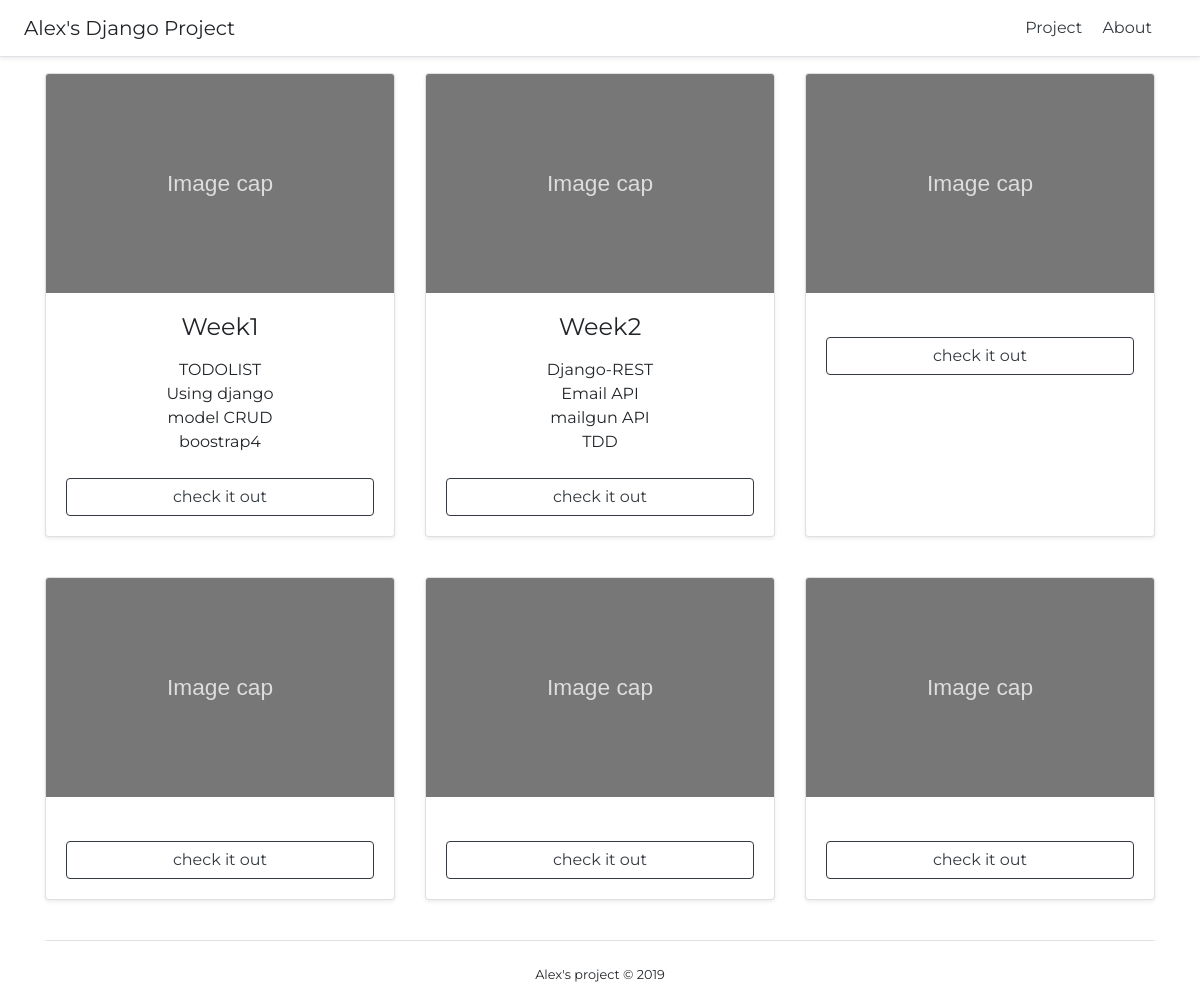
The app's page /, older data.
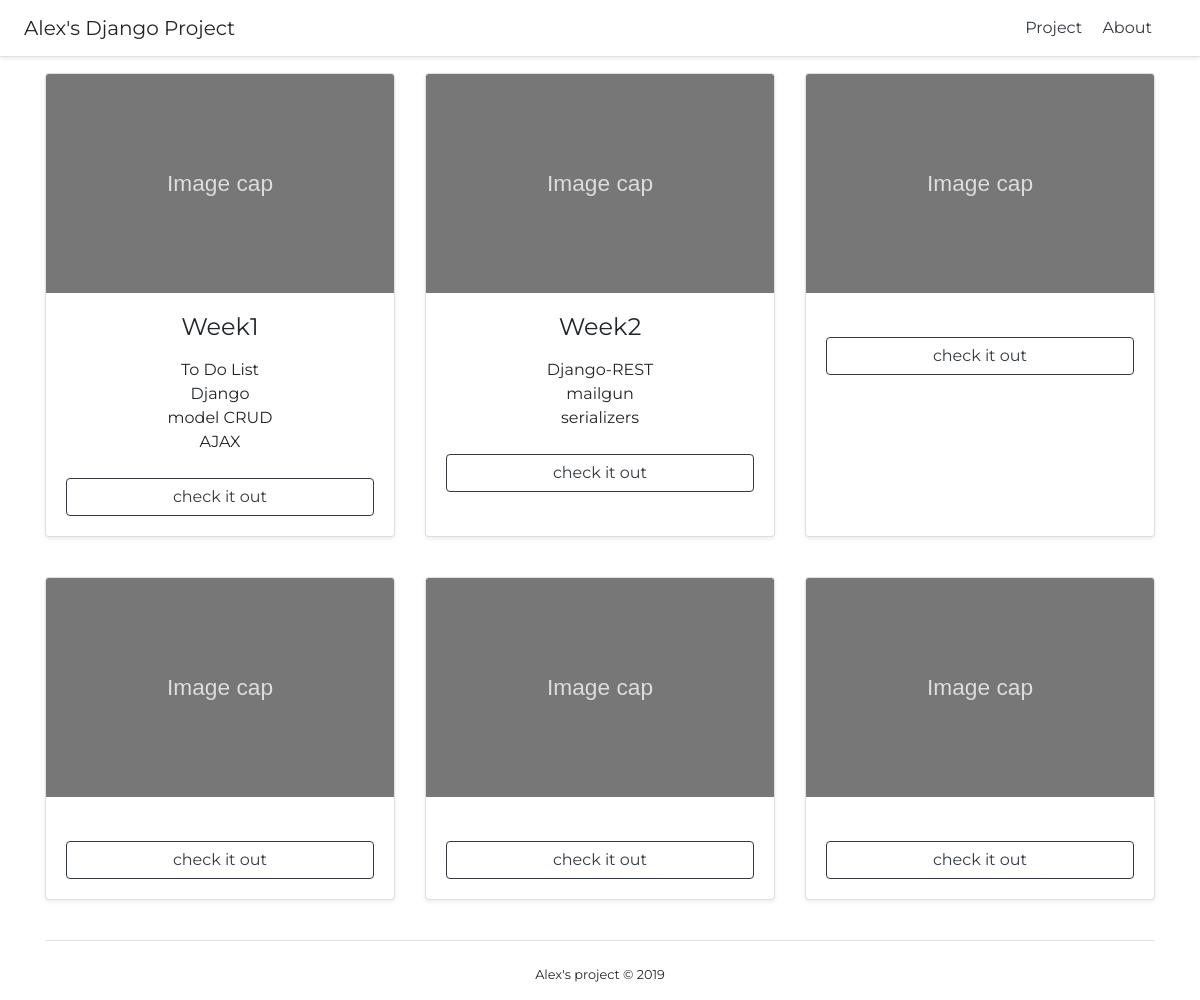
The same page, newer data.
### main/models.py (models this page shows)
class Article(models.Model):
    title = models.CharField(max_length=100)
    content = models.TextField(blank=True)
    photo = models.URLField(blank=True)
    tag1 = models.CharField(max_length=100,blank=True)
    tag2 = models.CharField(max_length=100,blank=True)
    tag3 = models.CharField(max_length=100,blank=True)
    tag4 = models.CharField(max_length=100,blank=True)
    created_at = models.DateTimeField(auto_now_add=True)
    uri = models.TextField(blank=True)

### main/views.py (the view)
# urls.py: path('', index),
def index(request):
    return render(request, 'index/index.html', {
        'Articles': Article.objects.all(),
    })

### templates/index/index.html
{% extends 'index/base.html' %}
{% load static %}
{% block content %}
<div class="container">
    {% for Article in Articles %}
        {% if forloop.counter0|divisibleby:3 %}
        <div class="card-deck mb-3 text-center">
        {% endif %}
            <div class="card mb-4 shadow-sm">
                <img class="card-img-top" src="{% static 'images/png.svg' %}" alt="Card image cap">
                <div class="card-body">
                    <h4 class="my-0 font-weight-normal">{{ Article.title }}</h4>
                    <ul class="list-unstyled mt-3 mb-4">
                        <li>{{ Article.tag1 }}</li>
                        <li>{{ Article.tag2 }}</li>
                        <li>{{ Article.tag3 }}</li>
                        <li>{{ Article.tag4 }}</li>
                    </ul>
                    <a class="btn btn btn-md btn-block btn-outline-dark" href="{{ Article.uri }}" role="button">check it out</a>
                </div>
            </div>
        {% if forloop.counter|divisibleby:3 %}
        </div>
        {% endif %}
    {% endfor %}
</div>
{% endblock %}

Row changes from the older to the newer data that the page shows:
changed Article "Week1": tag1 "TODOLIST" → "To Do List"; tag2 "Using django" → "Django"; tag4 "boostrap4" → "AJAX"
changed Article "Week2": tag2 "Email API" → "mailgun"; tag3 "mailgun API" → "serializers"; tag4 "TDD" → (not shown)
